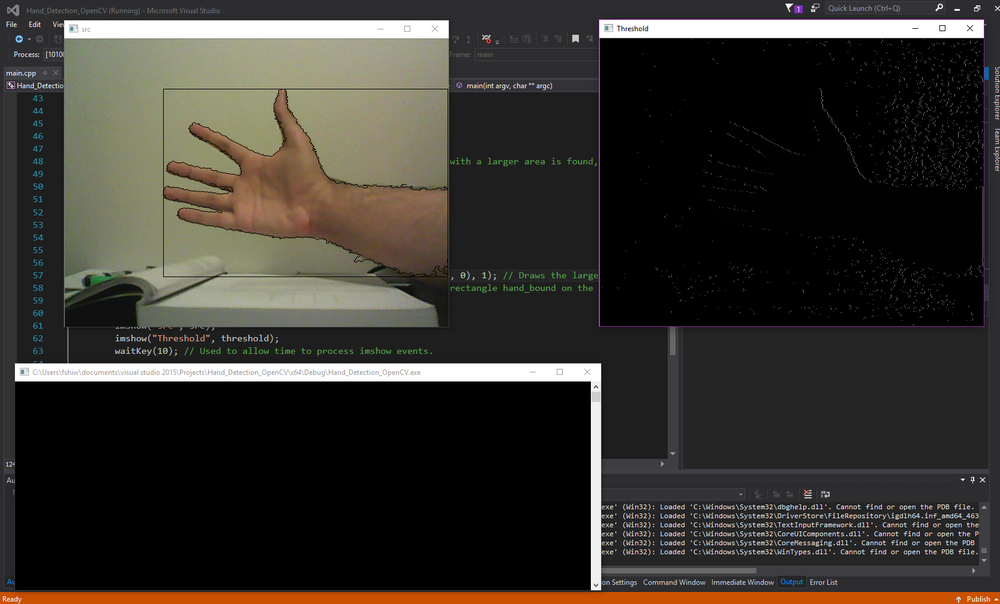
//> input picture HandTracking_OpenCV.png, 1000 x 604 px, shrunk from 1667 x 1007 before the run, given in place of the camera
$ ./main   (built with g++ and OpenCV 4)
//> lines starting //> are read from the running program, lines starting //| are printed output that depends on the picture; after the words box and inside, x2 and y2 are one past the last pixel; in counts of white or black regions, pixels touching at a corner belong together
/* Human Hand Detection using OpenCV 3.1
   Author: FShiwani
   Date: 10.02.17
*/

#include <opencv2/opencv.hpp>
#include <opencv2/imgproc/imgproc.hpp>

using namespace cv;

int main(int argv, char** argc) {

	// Image Frames
	Mat src;
	Mat hsv;
	Mat threshold;

	// ADJUST THE FOLLOWING TO MATCH SKIN COLOUR
	// HSV Range Values
	int H_MIN = 0;
	int H_MAX = 20;
	int S_MIN = 10;
	int S_MAX = 150;
	int V_MIN = 60;
	int V_MAX = 255;

	Rect hand_bound;

	VideoCapture capture;
	capture.open(0); // 0 is the default webcam.

	while (true) {
		capture >> src;
//> src is the input picture: 604 rows x 1000 cols, CV_8UC3; mean B, G, R 46.4, 51.8, 55.1
		cvtColor(src, hsv, COLOR_BGR2HSV); // converting source frame from RGB colour space to HSV colour space.
//> hsv: 604 rows x 1000 cols, CV_8UC3; mean H, S, V 34.1, 23.3, 56.7
		inRange(hsv, Scalar(H_MIN, S_MIN, V_MIN), Scalar(H_MAX, S_MAX, V_MAX), threshold); // creates a threshold frame after applying HSV min and max conditions to the HSV frame
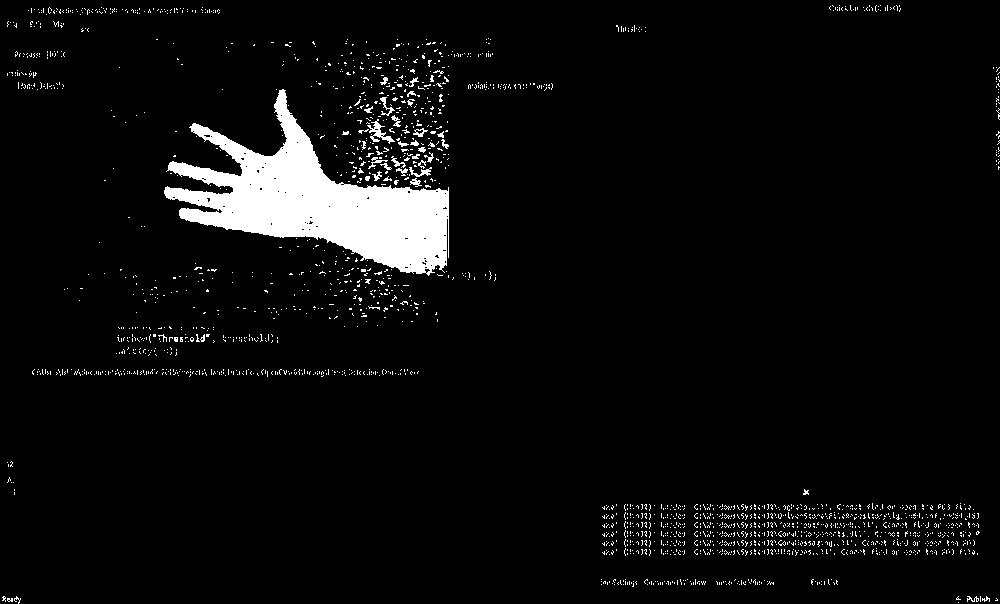
//> threshold: 604 rows x 1000 cols, CV_8UC1; 4.8% white; 2116 white regions (2078 under 20 px)


		std::vector<std::vector<Point> > contours; // used to contain hull points for each contour.
		findContours(threshold, contours, CV_RETR_EXTERNAL, CV_CHAIN_APPROX_SIMPLE); // finds contours from threshold frame and stores them in contours.
//> contours = 2116 contours, 2100 with area under 20; largest, box (x1, y1, x2, y2) and area: (164, 89, 449, 276) 20322, (367, 119, 395, 144) 157, (409, 167, 432, 177) 58, (413, 128, 428, 137) 54, (380, 97, 395, 116) 46

		// Locating the contour with the largest area(i.e the hand in this case.)
		double largest_contour_area = 0.0f;
		int largest_contour_area_index = 1;
		for (int i = 0; i < contours.size(); i++) {

			double contour_area = contourArea(contours[i], false);

			if (contour_area > largest_contour_area) { // if a contour with a larger area is found, update the associated largest_contour variables
				largest_contour_area = contour_area;
				largest_contour_area_index = i;
				hand_bound = boundingRect(contours[i]);
			}

		}
//> this loop made 2116 passes
//> (contour_area, largest_contour_area, hand_bound) on passes 1470, 1493, 1611, 1685: (36.5, 36.5, Rect(410, 178, 12, 9)), (58, 58, Rect(409, 167, 23, 10)), (157, 157, Rect(367, 119, 28, 25)), (20322.5, 20322.5, Rect(164, 89, 285, 187))
//> after the loop, largest_contour_area = 20322.5; largest_contour_area_index = 1684

		// Modifying src frame.
		drawContours(src, contours, largest_contour_area_index, (0, 255, 0), 1); // Draws the largest contour on the src frame.
		rectangle(src, hand_bound, (0, 255, 0), 1, 8, 0); // Draws the rectangle hand_bound on the src frame.
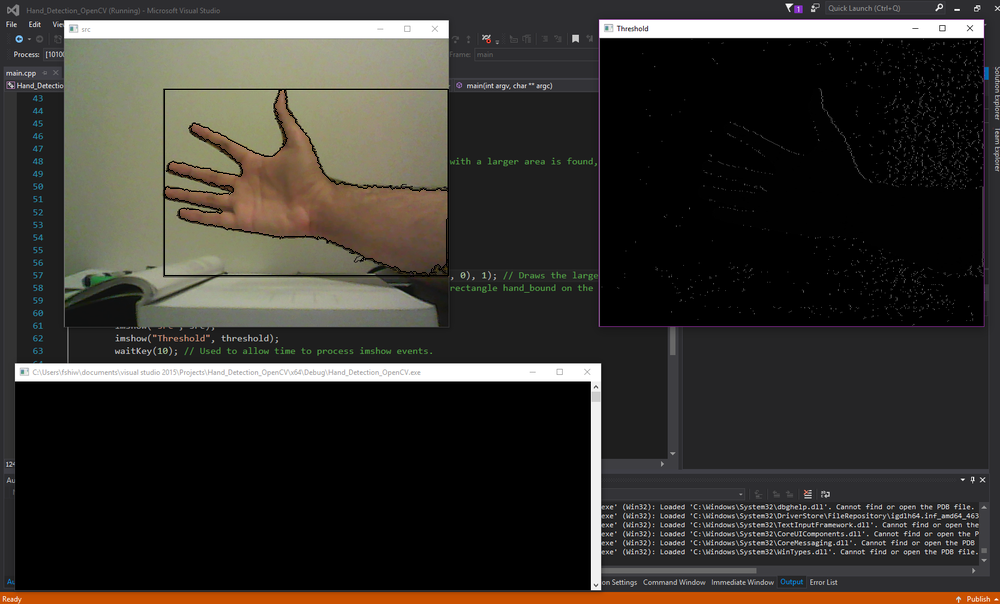
//> src: 604 rows x 1000 cols, CV_8UC3; mean B, G, R 46.2, 51.5, 54.8

		// Displaying src and threshold frames in seperate windows.
		imshow("src", src);
		imshow("Threshold", threshold);
		waitKey(10); // Used to allow time to process imshow events.

	}

	return 0;

}
